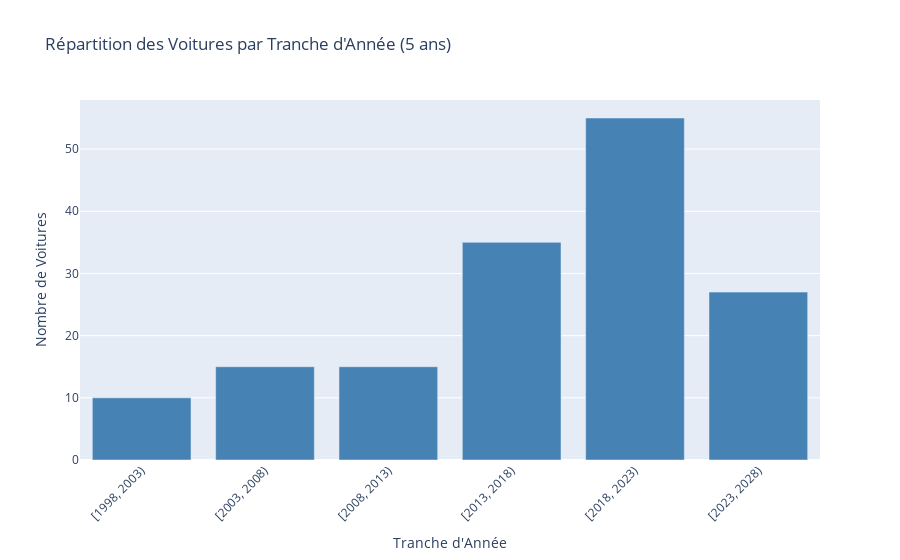

The notebook cell saved with this chart:
### Markdown cell above
Graphique montrant la répartition des voitures par tranche de 5 ans

### Code cell
# Nombre de voitures par tranche d'année 

# Importation  numpy 
import numpy as np

# Trouver l'année min et max 
annee_min = int(df['Année'].min())  
annee_max = int(df['Année'].max())  

# Créer des tranches de 5 ans 

bins = range(annee_min, annee_max + 6, 5)

# Classer chaque voiture dans une tranche d'années

df['Tranche_Année'] = pd.cut(df['Année'], bins=bins, right=False)

# Compter combien de voitures dans chaque tranche

year_counts = df['Tranche_Année'].value_counts().sort_index().reset_index()

# Renommer les colonnes
year_counts.columns = ['Tranche_Année', 'count']

# Convertir les tranches en texte pour l'affichage
year_counts['Tranche_Année'] = year_counts['Tranche_Année'].astype(str)

# Créer le graphique en barres
fig_year = px.bar(
    year_counts,
    x='Tranche_Année',                                         # Axe horizontal : les tranches d'années
    y='count',                                                 # Axe vertical : nombre de voitures
    title='Répartition des Voitures par Tranche d\'Année (5 ans)',
    labels={'Tranche_Année': 'Tranche d\'Année', 'count': 'Nombre de Voitures'}
)

# Couleur bleue pour les barres
fig_year.update_traces(marker_color='steelblue')


fig_year.update_layout(showlegend=False, xaxis_tickangle=-45)


fig_year.show()

### Figure 1 — Plotly figure (JSON) as saved in the notebook; plotly's stock layout.template omitted (floating-point values rounded to 4 significant figures)
{"data": [{"hovertemplate": "Tranche d'Année=%{x}<br>Nombre de Voitures=%{y}<extra></extra>", "legendgroup": "", "marker": {"color": "steelblue", "pattern": {"shape": ""}}, "name": "", "orientation": "v", "showlegend": false, "textposition": "auto", "type": "bar", "x": ["[1998, 2003)", "[2003, 2008)", "[2008, 2013)", "[2013, 2018)", "[2018, 2023)", "[2023, 2028)"], "xaxis": "x", "y": [10, 15, 15, 35, 55, 27], "yaxis": "y"}], "layout": {"barmode": "relative", "legend": {"tracegroupgap": 0}, "showlegend": false, "title": {"text": "Répartition des Voitures par Tranche d'Année (5 ans)"}, "xaxis": {"anchor": "y", "domain": [0, 1], "tickangle": -45, "title": {"text": "Tranche d'Année"}}, "yaxis": {"anchor": "x", "domain": [0, 1], "title": {"text": "Nombre de Voitures"}}}}
